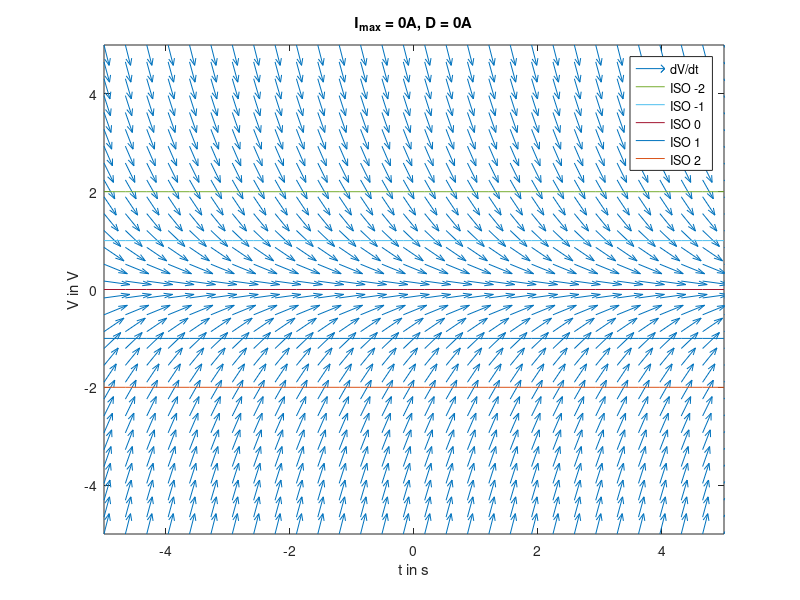
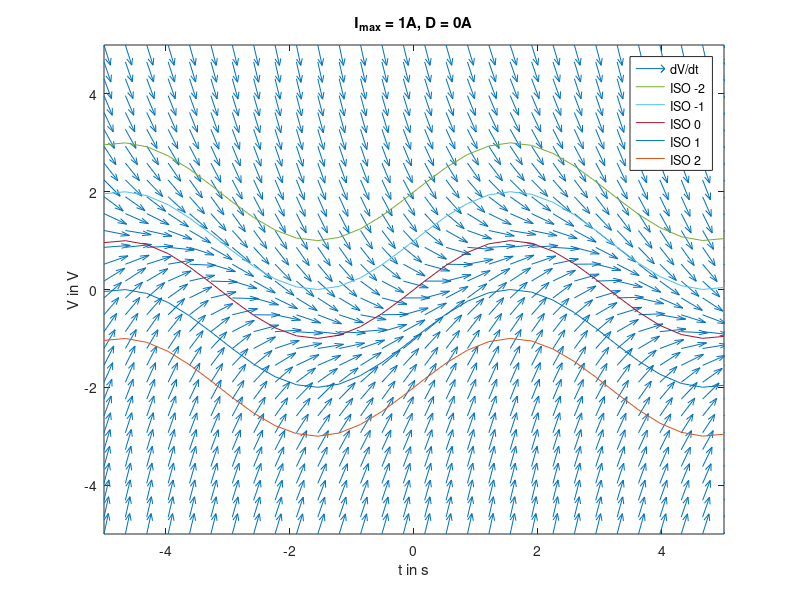
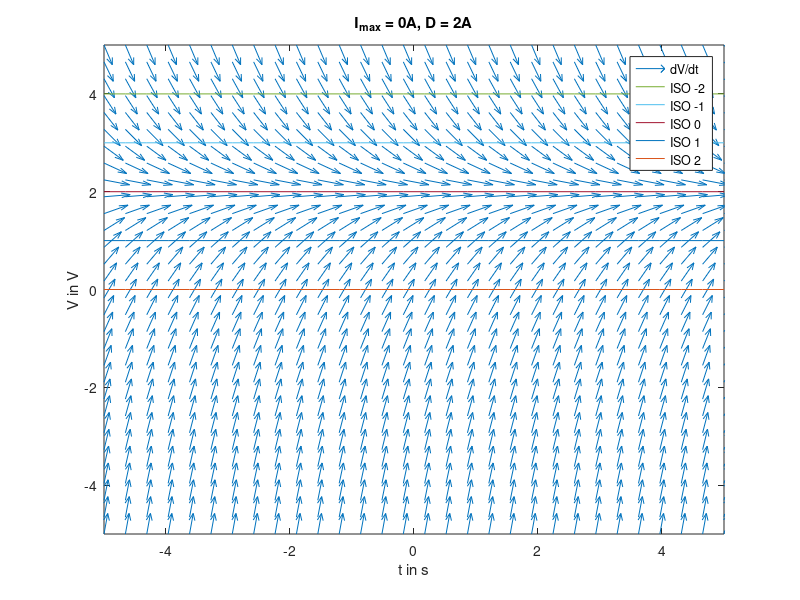
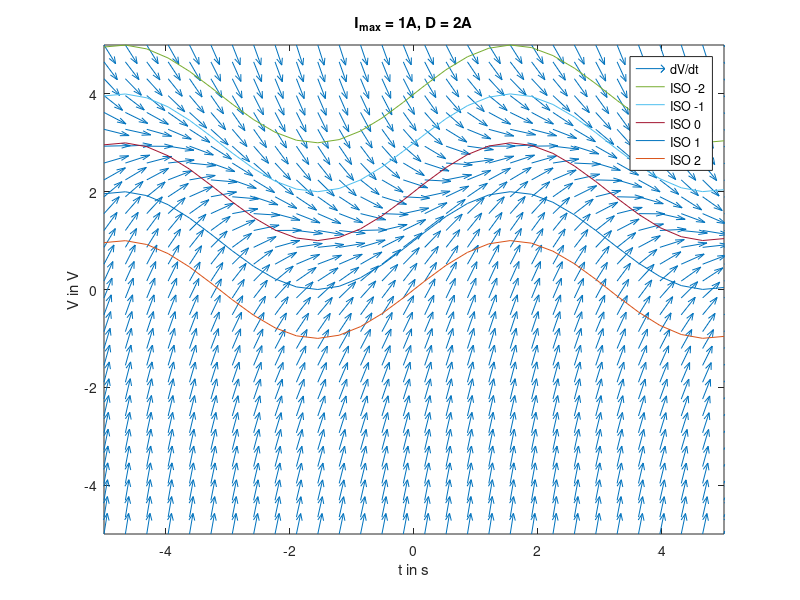

Write the MATLAB code that produced these figures, in order.
close all;

v = linspace(-5,5,30);
t = linspace(-5,5,30);
[t_gird, v_grid] = meshgrid(t,v);

ode_rhs1 = @(V,t,C,R,Imax) 1/C * (Imax * sin(t) - V/R);
ode_rhs2 = @(V,t,C,R,Imax) 1/C * (Imax * sin(t) - V/R + 2);
ISO = @(dVdt,C,R,Imax,D,t) (Imax*sin(t) - dVdt*C + D) * R;

C = 1;
R = 1;

%% 2.1.1
lng = sqrt(ode_rhs1(v_grid,t_gird,C,R,0).^2 + 1);
dt = 1./lng;
dv = ode_rhs1(v_grid,t_gird,C,R,0) ./ lng;

f = figure;
hold all;
quiver(t,v,dt,dv);
plot(t,ISO(-2,C,R,0,0,t));
plot(t,ISO(-1,C,R,0,0,t));
plot(t,ISO(0,C,R,0,0,t));
plot(t,ISO(1,C,R,0,0,t));
plot(t,ISO(2,C,R,0,0,t));
xlabel('t in s');
ylabel('V in V');
title('I_{max} = 0A, D = 0A')
legend('dV/dt','ISO -2','ISO -1','ISO 0','ISO 1','ISO 2');
ylim([-5,5]);
xlim([-5,5]);
box on;
print(f,'-dpng','../tex/img/slopefield1.png')

%% 2.1.2
lng = sqrt(ode_rhs1(v_grid,t_gird,C,R,1).^2 + 1);
dt = 1./lng;
dv = ode_rhs1(v_grid,t_gird,C,R,1) ./ lng;

f = figure;
hold all;
quiver(t,v,dt,dv);
plot(t,ISO(-2,C,R,1,0,t));
plot(t,ISO(-1,C,R,1,0,t));
plot(t,ISO(0,C,R,1,0,t));
plot(t,ISO(1,C,R,1,0,t));
plot(t,ISO(2,C,R,1,0,t));
xlabel('t in s');
ylabel('V in V');
title('I_{max} = 1A, D = 0A')
legend('dV/dt','ISO -2','ISO -1','ISO 0','ISO 1','ISO 2');
ylim([-5,5]);
xlim([-5,5]);
box on;
print(f,'-dpng','../tex/img/slopefield2.png')

%% 2.1.3
lng = sqrt(ode_rhs2(v_grid,t_gird,C,R,0).^2 + 1);
dt = 1./lng;
dv = ode_rhs2(v_grid,t_gird,C,R,0) ./ lng;

f = figure;
hold all;
quiver(t,v,dt,dv);
plot(t,ISO(-2,C,R,0,2,t));
plot(t,ISO(-1,C,R,0,2,t));
plot(t,ISO(0,C,R,0,2,t));
plot(t,ISO(1,C,R,0,2,t));
plot(t,ISO(2,C,R,0,2,t));
xlabel('t in s');
ylabel('V in V');
title('I_{max} = 0A, D = 2A')
legend('dV/dt','ISO -2','ISO -1','ISO 0','ISO 1','ISO 2');
ylim([-5,5]);
xlim([-5,5]);
box on;
print(f,'-dpng','../tex/img/slopefield3.png')

%% 2.1.4
lng = sqrt(ode_rhs2(v_grid,t_gird,C,R,1).^2 + 1);
dt = 1./lng;
dv = ode_rhs2(v_grid,t_gird,C,R,1) ./ lng;

f = figure;
hold all;
quiver(t,v,dt,dv);
plot(t,ISO(-2,C,R,1,2,t));
plot(t,ISO(-1,C,R,1,2,t));
plot(t,ISO(0,C,R,1,2,t));
plot(t,ISO(1,C,R,1,2,t));
plot(t,ISO(2,C,R,1,2,t));
xlabel('t in s');
ylabel('V in V');
title('I_{max} = 1A, D = 2A')
legend('dV/dt','ISO -2','ISO -1','ISO 0','ISO 1','ISO 2');
ylim([-5,5]);
xlim([-5,5]);
box on;
print(f,'-dpng','../tex/img/slopefield4.png')